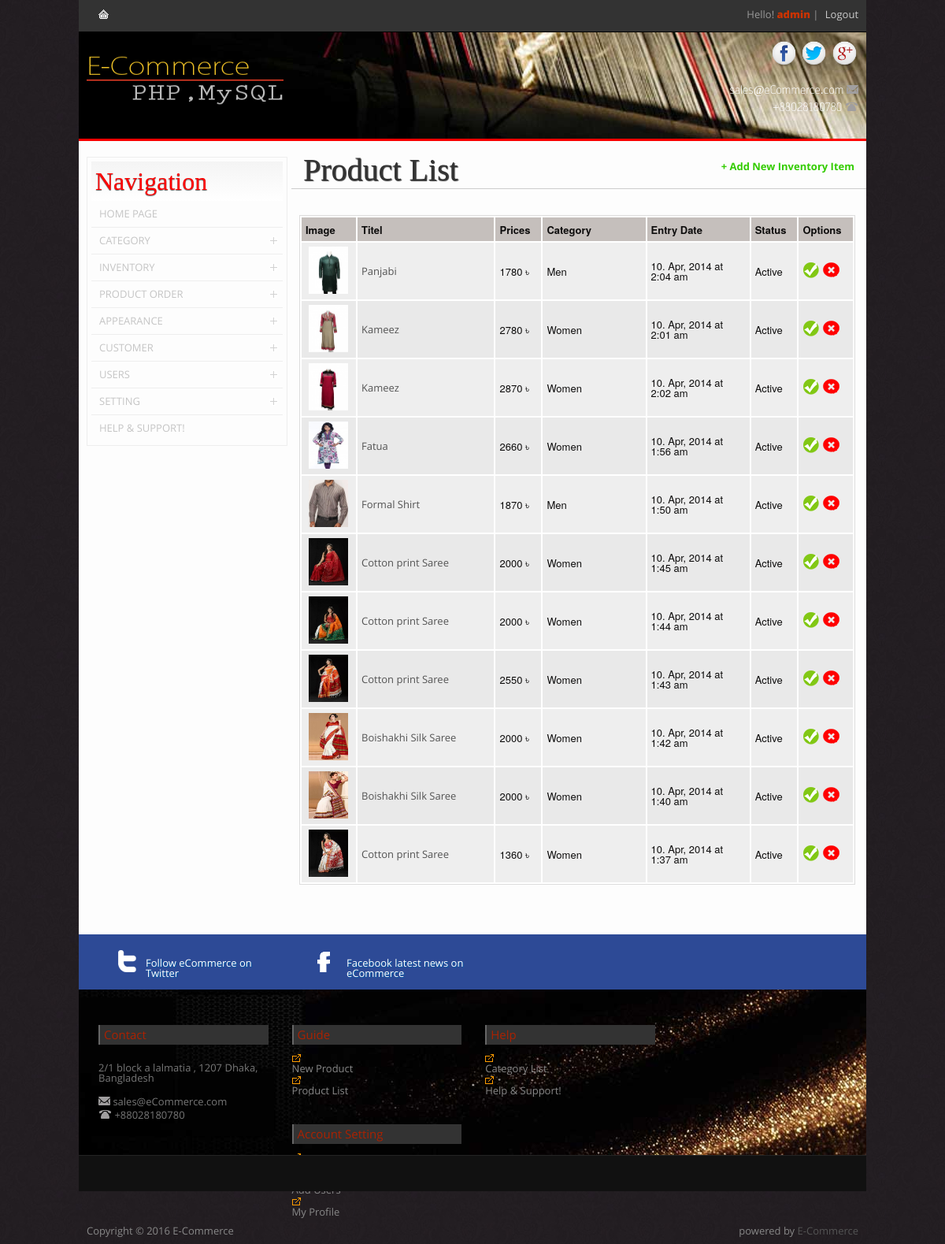
Page /ecommerce/admin/index.php?route=product&option=list (signed in) on the committed database.
### tables this page shows
CREATE TABLE IF NOT EXISTS `product_master` (
`product_id` int(11) unsigned NOT NULL,
  `product_code` varchar(150) NOT NULL,
  `product_title` varchar(150) NOT NULL,
  `product_image` text NOT NULL,
  `product_thumb_image` text NOT NULL,
  `product_desc` text NOT NULL,
  `product_color` varchar(150) NOT NULL,
  `product_fabric` varchar(150) NOT NULL,
  `product_price` float NOT NULL,
  `product_special_tag` text NOT NULL,
  `posted_date` datetime NOT NULL,
  `product_category_id` int(11) NOT NULL,
  `product_sub_category_id` int(11) NOT NULL,
  `status` tinyint(4) NOT NULL DEFAULT '1'
);

CREATE TABLE IF NOT EXISTS `category_master` (
`category_id` int(11) unsigned NOT NULL,
  `category_name` varchar(150) NOT NULL,
  `position` varchar(10) NOT NULL,
  `status` tinyint(4) DEFAULT '1'
);

### ecommerce/admin/Views/process/get_product_list.php (called while the page is built, shortened)
<?php
  $per_page = 15;
  $cur_page = 1;
    $offset = ($cur_page-1)*$per_page;
    $res = mysql_query("SELECT
                        PM.product_id,
                        PM.product_title,
                        CM.category_name,
                        PM.product_thumb_image,
						PM.product_price,
                        PM.posted_date,
                        PM.status
                        FROM
                        product_master AS PM
                        INNER JOIN
                        category_master AS CM
                        ON PM.product_category_id = CM.category_id
                        WHERE PM.status = 1 ORDER BY PM.product_id DESC LIMIT ".$per_page." OFFSET ".$offset);
?>

### ecommerce/admin/Views/product_list.php (the view, shortened to what this page needs)
<div class="content_box_aside">
    <div class="aside_box">
    <h2>
        Navigation</h2>
        <div class="glossymenu">
			<?php require_once 'SiteMenu.php'; ?>
    	</div>
    </div>
</div>
<div class="content_box_main">
    <div class="topic_title">
    <h2>
        Product List</h2>
        <div style="float:right; color:#3C0; margin-top:15px; margin-right:15px;">
        <a style="color:#3C0; font-weight:bold" href="index.php?route=product&option=setup">+ Add New Inventory Item</a></div>
    </div>
    <div class="topic_details">
      <div class="product_list">
    <?php include("process/get_product_list.php");?>
    <?php
    if(isset($res))
    {
			echo '<table cellpadding="5"" cellspacing="2" width="90%" class="product_list">
			   <thead>
					<tr>
						<td width="5%"><b>Image</b></td>
						<td width="20%"><b>Titel</b></td>
						<td width="5%"><b>Prices</b></td>
						<td width="15%"><b>Category</b></td>
						<td width="15%"><b>Entry Date</b></td>
						<td width="5%"><b>Status</b></td>
						<td width="5%"><b>Options</b></td>
					</tr>
				</thead>';
				echo '<tbody>';
                while($result = mysql_fetch_assoc($res))
				{
                ?>
                <tr>
                    <td align="center">
                        <a href="../pr_thumb_small/<?php echo $result['product_thumb_image']; ?>"
                        title="" rel="lightbox"><img src="../pr_thumb_small/<?php echo $result['product_thumb_image']; ?>"
                        height="60px" width="50px;" alt="" /></a></td>
                    <td><a href="index.php?page=product&option=details&id=<?php echo $result['product_id']; ?>" title="">
						<?php echo $result['product_title']; ?></a></td>
                    <td><?php echo $result['product_price']." ৳ " ; ?></td>
                    <td><?php echo $result['category_name']; ?>
                    </td>
                    <td><?php $date = $result['posted_date']; $date = date_create($date);
							  echo date_format($date, 'd. M, Y')." at ".date_format($date, 'g:i a'); ?>
                    </td>
                    <td>
                        <?php
                            $status = $result['status'];
                            if($status == 1){
                                echo "Active";}
                            elseif ($status == 0){
                                echo "Inactive";
                            }
                        ?>
                    </td>
                    <td class="actBtns">
                            <a href="index.php?route=product&option=update&id=<?php echo $result['product_id']; ?>"
                            title="Update" class="tipS"><img src="Resources/ico/tick.png" alt="" /></a>
                            <a href="index.php?route=product&option=delete&id=<?php echo $result['product_id']; ?>&catid=<?php echo $result['product_category_id'] ?>&subcatid=<?php echo $result['product_sub_category_id']?>&img=<?php echo $result['product_image']; ?>&imgthumb=<?php echo $result['product_thumb_image']; ?>"
                            title="Remove" class="tipS"><img src="Resources/ico/cross.png" alt="" /></a>
                    </td>
                </tr>
                <?php
                }
             echo '</tbody>';
             echo '</table>';
			}
		 ?>
		</div>
	</div>
</div>

### ecommerce/admin/index.php (shortened to what this page needs)
<?php
	$route = $_GET["route"];
	$option = $_GET["option"];
	if(!isset($_SESSION["user_name"]))
	{
	header("Location: login.php");
	}
	else
	{
		$user_name = $_SESSION["user_name"];
	}
?>
<!DOCTYPE html>
<html lang="en">
<head>
    <link href="Style/global_style.css" rel="stylesheet" type="text/css" />
    <link href="Style/layout_style.css" rel="stylesheet" type="text/css" />
    <link href="Style/font.css" rel="stylesheet" type="text/css" />
    <link href="Style/default_style.css" rel="stylesheet" type="text/css" />
    <link rel="stylesheet" type="text/css" href="menu/ddsmoothmenu.css" />
    <link href="v_menu/ddmenu_style.css" rel="stylesheet" type="text/css" />
</head>
<body id="page">
    <div id="container">
        <div id="navigation">
            <div class="navigation_box">
                <div id="smoothmenu1" class="ddsmoothmenu">
                    <ul>
                        <li><a href="index.php?route=home&option=current" class="last" title="Home Page">
                        	<img src="menu/link.gif"/></a></li>
                    </ul>
                </div>
                <div class="top_text">
                	<p>Hello! <span style="color:#C30;font-weight:900"><?php echo $user_name; ?></span> | <a href="logout.php" title="">Logout</a></p>
                 </div>
            </div>
        </div>
        <div id="header">
            <div class="header_box">
                <div class="logo">
                    <a href="index.php?route=home&option=current" title="Home">
                            <img src="Resources/images/logo.png" />
                    </a>
                </div>
                <div class="social_link">
                    <ul>
                        <li><a href="https://www.facebook.com/pages/eCommerce/400913069920049" target="_blank">
                        <span><img src="Resources/images/facebook.png" /></span></a></li>
                        <li><a href="https://twitter.com/eCommerce" target="_blank" >
                        <span><img src="Resources/images/twitter.png" /></span></a></li>
                        <li><a href="http://www.youtube.com/eCommerce" target="_blank">
                        <span><img src="Resources/images/googleplus.png" /></span></a></li>
                        <br><br>
                        <p>sales@eCommerce.com <img src="Resources/ico/mail.png"></p>
                        <p>+88028180780 <img src="Resources/ico/phone.png"></p>
                   </ul>
                </div>
            </div>
        </div>
        <div id="content">
            <div class="content_box">
            <?php require_once 'Controller/indexController.php'; ?>
            </div>
        </div>
        <div id="action_bar">
            <div class="action_bar_box">
            <section id="special">
                <div class="twitter"><a href="" title"">Follow eCommerce on Twitter</a></div>
                <div class="rss"><a href="" title="">Facebook latest news on eCommerce</a></div>
            </section>
            </div>
        </div>
        <div id="upper_footer">
            <div class="upper_footer_box">
                <div class="colms_4">
                        <ul class="upper_footer_menu border_right">
                            <strong>Contact</strong>
                                 <br>
                                 <p>2/1 block a lalmatia , 1207 Dhaka, Bangladesh</p>
                                 <br>
                                 <p><img src="Resources/ico/mail.png"> sales@eCommerce.com</p>
                                 <p><img src="Resources/ico/phone.png"> +88028180780</p>
                            </ul>
                    </div>
                <div class="colms_4">
                        <ul class="upper_footer_menu border_right">
                         <strong>Guide</strong>
                             <li><a href="index.php?route=product&option=setup">New Product</a></li>
        					 <li><a href="index.php?route=product&option=list">Product List</a></li>
                        </ul>
                </div>
                <div class="colms_4">
                    <ul class="upper_footer_menu">
                     <strong>Help</strong>
                     	<li><a href="index.php?route=category&option=setup">Category List</a></li>
  						<li><a class="menuitem last" href="#">Help & Support!</a></li>
                    </ul>
                </div>
                <div class="colms_4">
                	<ul class="upper_footer_menu border_right">
                     <strong>Account Setting</strong>
                        <li><a href="index.php?route=user&option=list">All Users</a></li>
                        <li><a href="index.php?route=user&option=add">Add Users</a></li>
                        <li><a href="index.php?route=myprofile&option=view">My Profile</a></li>
                	</ul>
                </div>
            </div>
        </div>
        <div id="footer">
            <div class="footer_box">
                <div class="copyright">
                    <div class="colms_2">
                        <p>Copyright &copy;  <?php echo date("Y"); ?> E-Commerce</p>
                    </div>
                    <div class="colms_2">
                    <span style="text-align:right;float:right"> powered by
                 				<a href="http://shashangka.com/" target="_blank">E-Commerce</a></span>
                    </div>
                </div>
            </div>
        </div>
    </div>
</body>
</html>

### ecommerce/admin/Controller/indexController.php (shortened to what this page needs)
<?php
    if($route != null)
	{
    	switch ($route)
		{
    		case 'product':
    			if($option == 'setup'){
    				require_once 'Views/product_setup.php';
    			}
				else if($option == 'list'){
					require_once 'Views/product_list.php';
				}
    		break;
    	}
    }
    else{
    	require_once 'Views/Home.php';
    }
	?>

### ecommerce/admin/Views/SiteMenu.php (shortened to what this page needs)
<a class="menuitem" href="index.php?route=home&option=current">Home Page</a>
<a class="menuitem submenuheader" href="#">Category</a>
<a class="menuitem submenuheader" href="#">Inventory</a>
<a class="menuitem submenuheader" href="#">Product Order</a>
<a class="menuitem submenuheader" href="#">Appearance</a>
<a class="menuitem submenuheader" href="#">Customer</a>
<a class="menuitem submenuheader" href="#">Users</a>
<a class="menuitem submenuheader" href="#">Setting</a>
<a class="menuitem last" href="#">Help & Support!</a>

### ecommerce/admin/Style/global_style.css (style rules this page uses)
html { background:#EBEBEB url(../Resources/images/body-bg.jpg); background-repeat: repeat; background-attachment: fixed; }
.colms_2 { width: 50%; float: left; padding: 0px; margin: 0px; display: table; }
.colms_4 { width: 22%; float: left; padding: 0px; margin: 0px; display: table; margin-left: 15px; margin-right: 15px; }
.border_right { border-right: 0px solid #545252; }

### ecommerce/admin/Style/layout_style.css (style rules this page uses)
#header { width: 100%; position: relative; }
.header_box { padding: 10px; height: 100px; max-width: 980px; width: auto; margin: 0 auto; position: relative; border-bottom: 3px solid #f00; padding-top:25px; background:#e30826 url(../Resources/images/header.jpg) bottom; }
#navigation { width: 100%; }
.navigation_box { max-width: 980px; width: auto; margin: 0 auto; padding-left: 10px; padding-right: 10px; padding-top: 5px; padding-bottom: 5px; height: 30px; position: relative; border-bottom: #000 solid 1px; background: #333; }
#content { width: 100%; margin: 0 auto; }
.content_box { max-width: 1000px; width: auto; margin: 0 auto; padding-bottom:10px; padding-left:0px; padding-right:0px; margin-top:0px; margin-bottom:0px; background:#fdfdfd; }
#action_bar { width: 100%; position: relative; }
.action_bar_box { width: 980px; margin: 0 auto; padding: 10px; height: 50px; background: #2d4a96 ; }
#upper_footer { width: 100%; position: relative; }
.upper_footer_box { width: 980px; margin: 0 auto; padding: 10px; padding-bottom: 50px; height: auto; background: #111 url(../Resources/images/footer.jpg) bottom; min-height:150px; }
#footer { width: 100%; position: relative; }
.footer_box { width: 980px; margin: 0 auto; padding: 10px; height: auto; height: 25px; background: #111 ; border-top: #242424 solid 1px; }

### ecommerce/admin/menu/ddsmoothmenu.css (style rules this page uses)
.ddsmoothmenu { width: 100%; }
.ddsmoothmenu ul { z-index: 100; margin: 0; padding: 0; list-style-type: none; }
.ddsmoothmenu ul li { position: relative; display: inline; float: left; }
.ddsmoothmenu ul li a { display: block; padding:7px 15px; border-right: 0px solid rgba(0,79,148,1); font-size: 13px; text-decoration: none; text-transform: none; -webkit-transition: all 0.5s ease-out; -moz-transition: all 0.5s ease-out; -ms-transition: all 0.5s ease-out; -o-transition: all 0.5s ease-out; transition: all 0.5s ease-out; color: #000; text-transform:uppercase;s }
.ddsmoothmenu ul li a:link, .ddsmoothmenu ul li a:visited { color: #fff; }
.last { border-right: 0px solid #000 !important; }

### ecommerce/admin/v_menu/ddmenu_style.css (style rules this page uses)
.glossymenu a.menuitem { color: #C5C5C5; font-size:13px; text-transform:uppercase; display: block; position: relative; width: auto; padding: 10px 5px; padding-left: 10px; text-decoration: none; border-bottom: 1px solid #eee; -webkit-transition: all 0.5s ease-out; -moz-transition: all 0.5s ease-out; -ms-transition: all 0.5s ease-out; -o-transition: all 0.5s ease-out; transition: all 0.5s ease-out; }
.last { border-bottom-width: 0 !important; }

### ecommerce/admin/Style/header.css (style rules this page uses)
.logo img { width: 250px; height: 68px; }
.social_link { position:absolute; top:10px; right:10px; text-align:right; }
.social_link ul { margin: 0; padding: 0; list-style-type: none; }
.social_link ul li { display:inline-block; }
.social_link ul li img { width:35px; }
.social_link p { color: #fff; margin-top:5px; text-align:right; font-family:EngelLight; font-size:15px; }
.top_text { position:absolute; top:5px; right:10px; text-align:left; width: auto; }
.top_text p { margin-top: 7px; margin-left: 5px; color:#999; }
.top_text p a { margin-top: 7px; margin-left: 5px; color:#ccc; font-weight:normal; }

### ecommerce/admin/Style/footer.css (style rules this page uses)
.upper_footer_menu li { padding:1px 0px; list-style-image:url(../Resources/ico/icon-check-01.gif); list-style-position:inside; }
.upper_footer_menu li a { display: block; text-decoration: none; text-transform: none; -webkit-transition: all 0.5s ease-out; -moz-transition: all 0.5s ease-out; -ms-transition: all 0.5s ease-out; -o-transition: all 0.5s ease-out; transition: all 0.5s ease-out; color: #888; }
.upper_footer_menu strong { color: #ab2202; font-family: 'Open Sans' , sans-serif; font-size:15px; font-weight: normal; margin-bottom:10px; display:block; background:#333; padding:5px; border-left:2px solid #666; }
.upper_footer_menu p { color: #777; font-family: 'Open Sans' , sans-serif; font-size:13px; margin-bottom:2px; }
.copyright { position: relative; width: 100%; height: auto; display: table; padding-top: 10px; padding-bottom: 10px; }
.copyright p { margin-bottom: 0px; color: #888; }
.copyright span { margin-bottom: 0px; color: #888; }

### rows in the picture
product_master: product_thumb_image (picture), product_title "Panjabi", product_price "1780", category_master.category_name "Men", posted_date "10. Apr, 2014", posted_date "2:04 am", status "Active"
product_master: product_thumb_image (picture), product_title "Kameez", product_price "2780", category_master.category_name "Women", posted_date "10. Apr, 2014", posted_date "2:01 am", status "Active"
product_master: product_thumb_image (picture), product_title "Kameez", product_price "2870", category_master.category_name "Women", posted_date "10. Apr, 2014", posted_date "2:02 am", status "Active"
product_master: product_thumb_image (picture), product_title "Fatua", product_price "2660", category_master.category_name "Women", posted_date "10. Apr, 2014", posted_date "1:56 am", status "Active"
product_master: product_thumb_image (picture), product_title "Formal Shirt", product_price "1870", category_master.category_name "Men", posted_date "10. Apr, 2014", posted_date "1:50 am", status "Active"
product_master: product_thumb_image (picture), product_title "Cotton print Saree", product_price "2000", category_master.category_name "Women", posted_date "10. Apr, 2014", posted_date "1:45 am", status "Active"
product_master: product_thumb_image (picture), product_title "Cotton print Saree", product_price "2000", category_master.category_name "Women", posted_date "10. Apr, 2014", posted_date "1:44 am", status "Active"
product_master: product_thumb_image (picture), product_title "Cotton print Saree", product_price "2550", category_master.category_name "Women", posted_date "10. Apr, 2014", posted_date "1:43 am", status "Active"
product_master: product_thumb_image (picture), product_title "Boishakhi Silk Saree", product_price "2000", category_master.category_name "Women", posted_date "10. Apr, 2014", posted_date "1:42 am", status "Active"
product_master: product_thumb_image (picture), product_title "Boishakhi Silk Saree", product_price "2000", category_master.category_name "Women", posted_date "10. Apr, 2014", posted_date "1:40 am", status "Active"
product_master: product_thumb_image (picture), product_title "Cotton print Saree", product_price "1360", category_master.category_name "Women", posted_date "10. Apr, 2014", posted_date "1:37 am", status "Active"

### other values in the picture
$user_name "admin"
